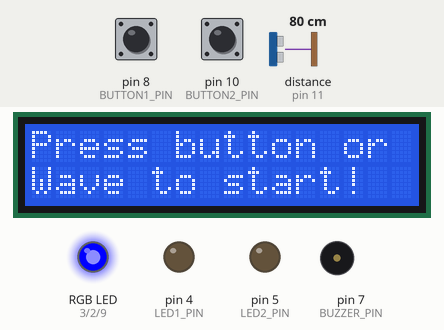
Bench run of a sketch on a simulated Arduino Uno, built with avr-gcc and run on an emulated ATmega328P. Shown: 16×2 character LCD, an RGB LED mixed from three pins (HIGH = lit), output pins drawn as LEDs (lit = HIGH), buzzer (waves = sounding). Wiring (inferred from the names in the program): ultrasonic range finder: trigger pin 12; echo pin 11. The test bench sets the inputs (shaded band); at power-on: distance to the obstacle (sensor on pin 11) 80 cm, pin 8 (BUTTON1_PIN) LOW, pin 10 (BUTTON2_PIN) LOW. The echo pulse lasts 58.3 µs per cm; random numbers use the default seed unless the sketch sets one; pins used as bus, display or sensor lines are not drawn; what the sketch prints to the serial monitor is not drawn.

Above: at 2.6 s.
2.7 s: distance to the obstacle (sensor on pin 11) set to 12 cm
4.2 s: distance to the obstacle (sensor on pin 11) set to 9 cm
At 6.5 s:
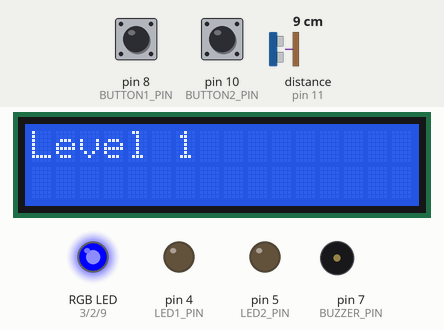
7.2 s: pin 8 (BUTTON1_PIN) pulled HIGH for 0.15 s
At 9.3 s:
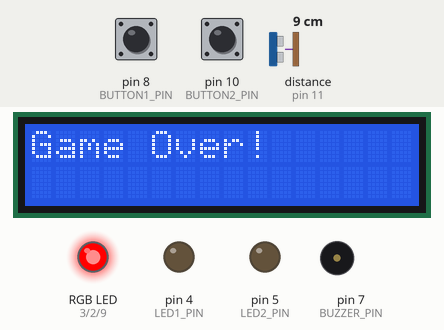
10.3 s: pin 10 (BUTTON2_PIN) pulled HIGH for 3.2 s
At 13.99 s:
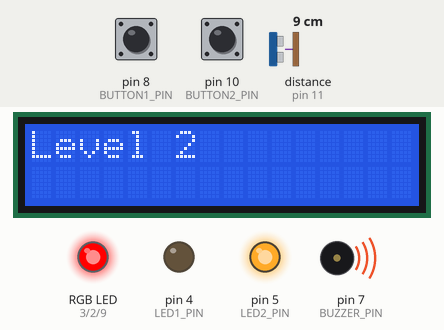
14.1 s: pin 10 (BUTTON2_PIN) driven HIGH
At 16.9 s:
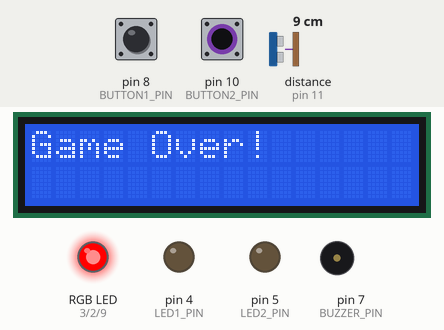
17.1 s: pin 10 (BUTTON2_PIN) driven LOW
Timing chart, 0 to 21.1 s (numbered marks = the images above; inputs shaded):
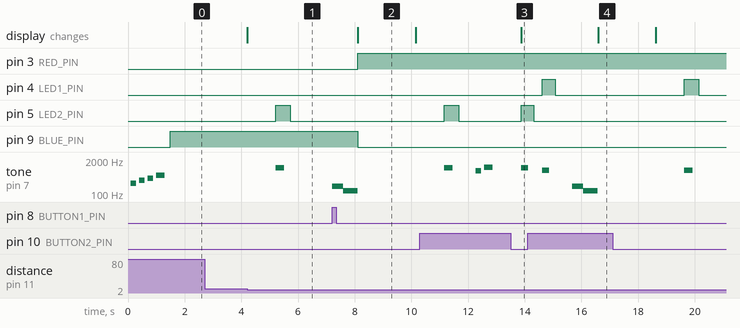

The sketch:

Arduino.ino
```cpp
#include <Wire.h>
#include <LCD_I2C.h>

// Define pins for LEDs, buttons, ultrasonic sensor, RGB LED, and buzzer
#define LED1_PIN 4
#define LED2_PIN 5
#define BUTTON1_PIN 8
#define BUTTON2_PIN 10
#define TRIG_PIN 12
#define ECHO_PIN 11
#define RED_PIN 3
#define GREEN_PIN 2
#define BLUE_PIN 9
#define BUZZER_PIN 7  // Pin for the buzzer

LCD_I2C lcd(0x27);  // Initialize the LCD (Replace 0x27 with your I2C address)

int level = 1;             // Start at Level 1
int score = 0;             // Initialize score
int ledSequence[10];       // Store LED sequence for levels
int sequenceLength = 1;    // Start with 1 LED in the sequence
int baseSpeed = 500;       // Base speed for LEDs (decreases with levels)

// Function Prototypes
void playStartupMusic();
void generateSequence();
void displaySequence();
bool checkPlayerInput();
void setRGBColor(int red, int green, int blue);
void playSuccessSound();
void playGameOverSound();
float getDistance();
void sendGameData(int level, int score);

void setup() {
  Serial.begin(9600);  // Communication with NodeMCU

  // Initialize pins
  pinMode(LED1_PIN, OUTPUT);
  pinMode(LED2_PIN, OUTPUT);
  pinMode(BUTTON1_PIN, INPUT);
  pinMode(BUTTON2_PIN, INPUT);
  pinMode(TRIG_PIN, OUTPUT);
  pinMode(ECHO_PIN, INPUT);
  pinMode(RED_PIN, OUTPUT);
  pinMode(GREEN_PIN, OUTPUT);
  pinMode(BLUE_PIN, OUTPUT);
  pinMode(BUZZER_PIN, OUTPUT); // Initialize buzzer pin

  // Turn off LEDs initially
  digitalWrite(LED1_PIN, LOW);
  digitalWrite(LED2_PIN, LOW);
  setRGBColor(0, 0, 0); // Turn off RGB LED

  // Initialize LCD
  lcd.begin();
  lcd.backlight();
  lcd.setCursor(0, 0);
  lcd.print("Press button or");
  lcd.setCursor(0, 1);
  lcd.print("Wave to start!");

  // Play startup sound
  playStartupMusic();
  setRGBColor(0, 0, 255); // Blue for game start and gameplay
}

void loop() {
  // Wait for a hand wave (distance < 10 cm)
  float distance = getDistance();
  if (distance > 0 && distance < 10) { // Hand detected
    startGame();
  }

  // Wait for the button press
  if (digitalRead(BUTTON1_PIN) == HIGH || digitalRead(BUTTON2_PIN) == HIGH) {
    startGame();
  }
}

void startGame() {
  level = 1;             // Reset game parameters
  score = 0;             // Reset score
  sequenceLength = 1;
  baseSpeed = 500;

  lcd.clear();
  lcd.setCursor(0, 0);
  lcd.print("Level ");
  lcd.print(level);
  delay(1000);

  playLevel(); // Start gameplay
}

void playLevel() {
  if (level > 10) { // Game over after 10 levels
    sendGameData(level - 1, score);  // Send level and score
    gameOver();
    return;
  }

  lcd.setCursor(0, 0);
  lcd.print("Level ");
  lcd.print(level);

  generateSequence();
  displaySequence();

  if (checkPlayerInput()) {
    playSuccessSound();
    level++;
    sequenceLength++;
    baseSpeed -= 50; // Increase difficulty
    score = level * 5; // Calculate score for the current level
    delay(1000);
    playLevel(); // Proceed to the next level
  } else {
    // If player fails, score will be based on the last successfully completed level
    score = (level - 1) * 5;  // Calculate score based on the last completed level
    sendGameData(level - 1, score); // Player's score based on last completed level
    gameOver();
  }
}

void gameOver() {
  playGameOverSound();
  setRGBColor(255, 0, 0); // Red for game over
  lcd.clear();
  lcd.setCursor(0, 0);
  lcd.print("Game Over!");
  delay(2000);

  level = 1;          // Reset to Level 1
  sequenceLength = 1; // Reset sequence length
  baseSpeed = 500;    // Reset speed

  lcd.clear();
  lcd.setCursor(0, 0);
  lcd.print("Press button or");
  lcd.setCursor(0, 1);
  lcd.print("Wave to start!");
}

void sendGameData(int level, int score) {
  String data = "Level:" + String(level) + ",Score:" + String(score);
  Serial.println(data);  // Send data to NodeMCU via Serial
}

void generateSequence() {
  for (int i = 0; i < sequenceLength; i++) {
    ledSequence[i] = random(1, 3); // Random sequence: 1 for LED1, 2 for LED2
  }
}

void displaySequence() {
  for (int i = 0; i < sequenceLength; i++) {
    int led = ledSequence[i];
    if (led == 1) {
      digitalWrite(LED1_PIN, HIGH);
      tone(BUZZER_PIN, 800, baseSpeed - 200);
      delay(baseSpeed);
      digitalWrite(LED1_PIN, LOW);
      noTone(BUZZER_PIN);
    } else if (led == 2) {
      digitalWrite(LED2_PIN, HIGH);
      tone(BUZZER_PIN, 1000, baseSpeed - 200);
      delay(baseSpeed);
      digitalWrite(LED2_PIN, LOW);
      noTone(BUZZER_PIN);
    }
    delay(300); // Short gap between LEDs
  }
}

bool checkPlayerInput() {
  for (int i = 0; i < sequenceLength; i++) {
    int correctButton = (ledSequence[i] == 1) ? BUTTON1_PIN : BUTTON2_PIN;

    // Wait for player input
    while (true) {
      if (digitalRead(BUTTON1_PIN) == HIGH || digitalRead(BUTTON2_PIN) == HIGH) {
        if (digitalRead(correctButton) == HIGH) {
          delay(300); // Debounce delay
          break;
        } else {
          return false; // Incorrect button pressed
        }
      }
    }
  }
  return true; // Sequence completed successfully
}

void setRGBColor(int red, int green, int blue) {
  analogWrite(RED_PIN, red);
  analogWrite(GREEN_PIN, green);
  analogWrite(BLUE_PIN, blue);
}

void playStartupMusic() {
  tone(BUZZER_PIN, 262, 200); // C4
  delay(300);
  tone(BUZZER_PIN, 330, 200); // E4
  delay(300);
  tone(BUZZER_PIN, 392, 200); // G4
  delay(300);
  tone(BUZZER_PIN, 523, 300); // C5
  delay(500);
  noTone(BUZZER_PIN);
}

void playSuccessSound() {
  tone(BUZZER_PIN, 784, 200); // G5
  delay(300);
  tone(BUZZER_PIN, 1046, 300); // C6
  delay(300);
  noTone(BUZZER_PIN);
}

void playGameOverSound() {
  tone(BUZZER_PIN, 196, 400); // G3
  delay(400);
  tone(BUZZER_PIN, 131, 500); // C3
  delay(500);
  noTone(BUZZER_PIN);
}

float getDistance() {
  digitalWrite(TRIG_PIN, LOW);
  delayMicroseconds(2);
  digitalWrite(TRIG_PIN, HIGH);
  delayMicroseconds(10);
  digitalWrite(TRIG_PIN, LOW);
  long duration = pulseIn(ECHO_PIN, HIGH);
  return (duration * 0.034 / 2); // Convert to centimeters
}
```

Measured:
- the behaviour switches between 11 and 10 cm on distance to the obstacle (sensor on pin 11) (found by bisection; images 0 and 1)
- after the input at 2.7 s, every drawn part: stays the same
- after the input at 4.2 s, pin 5 (LED2_PIN): LOW → HIGH after 1.0 s, → LOW 0.50 s later; tone on pin 7 (BUZZER_PIN): silent → 1000 Hz after 1.0 s, → silent 0.30 s later; the display: changes at once (image 1)
- after the input at 7.2 s, pin 3 (RED_PIN): LOW → HIGH after 0.90 s; pin 9 (BLUE_PIN): HIGH → LOW after 0.90 s; tone on pin 7 (BUZZER_PIN): silent → 196 Hz at once, → 131 Hz 0.40 s later, → silent 0.50 s later; the display: changes after 0.91 s (image 2)
- after the input at 10.3 s, the display: changes after 3.6 s (image 3)
- after the input at 14.1 s, the display: changes after 2.5 s (image 4)
- what the display in image 2 shows lasts 2.0 s, from 8.1 s to 10.1 s
